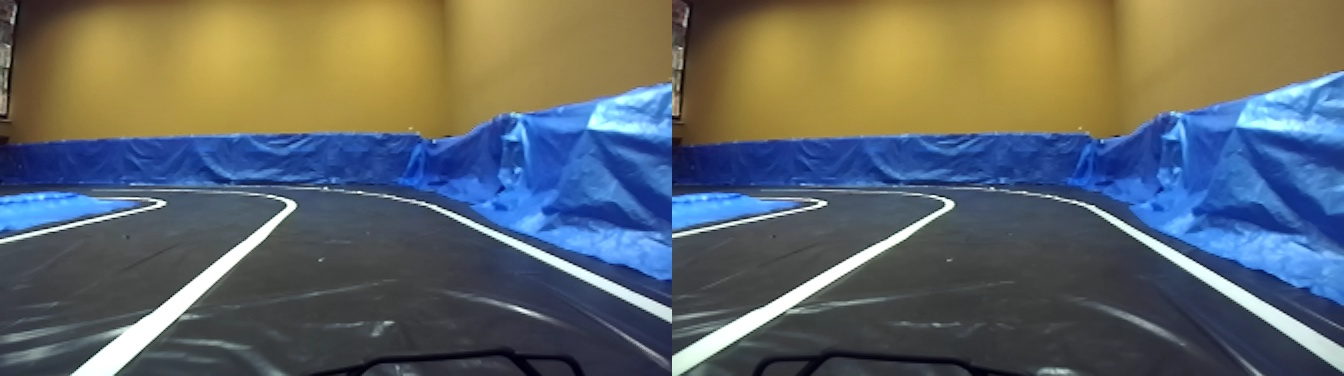
//> input picture 00001.jpg, 1344 x 376 px
$ ./main   (built with g++ and OpenCV 4)
//> lines starting //> are read from the running program, lines starting //| are printed output that depends on the picture; after the words box and inside, x2 and y2 are one past the last pixel; in counts of white or black regions, pixels touching at a corner belong together
#include <opencv2/core/core.hpp>
#include <opencv2/highgui.hpp>
#include <opencv2/imgproc/imgproc.hpp>


#include <iostream>

using namespace cv;
using namespace std;

int main(int argc, char **argv)
{
  float x = 5.0;


  Mat image;
  Mat greyMat;

  Mat img_converted;
  image = imread("00001.jpg", IMREAD_COLOR);
//> image is the input picture: 376 rows x 1344 cols, CV_8UC3; mean B, G, R 104, 103.7, 98.2
  if (!image.data)
  {
    cout << "Could not open or find the image" << endl;
    return -1;
  }
    imshow("img", image);

  int offset_x = 0;
  int offset_y = 0;

  Rect roi;
  roi.x = offset_x;
  roi.y = offset_y;
  //roi.width = image.size().width - (offset_x*2);
  //roi.height = image.size().height - (offset_y*2);
  roi.width = image.size().width/2;
//> roi = Rect(0, 0, 672, 0)
  roi.height = image.size().height;
//> roi = Rect(0, 0, 672, 376)


  Mat crop = image(roi);
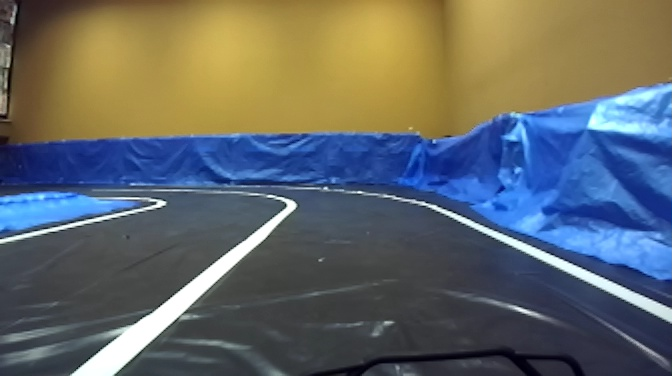
//> crop: 376 rows x 672 cols, CV_8UC3; mean B, G, R 104.5, 104.3, 99.2

cvtColor(crop, greyMat, CV_BGR2GRAY);
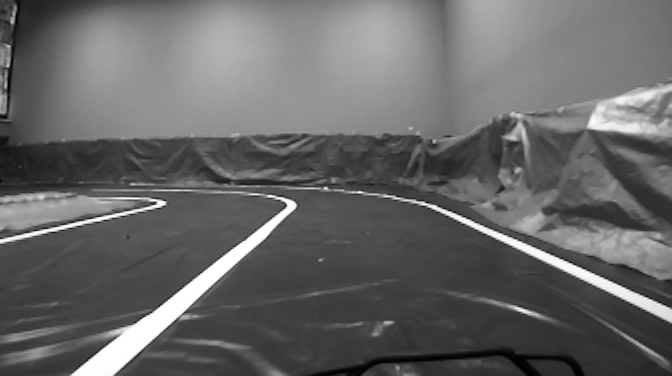
//> greyMat: 376 rows x 672 cols, CV_8UC1; min 0, max 255, mean 102.8
putText(greyMat, "Hello World", cvPoint(30,40),
    FONT_HERSHEY_COMPLEX_SMALL, 0.9, cvScalar(0,0,255,255), 1);
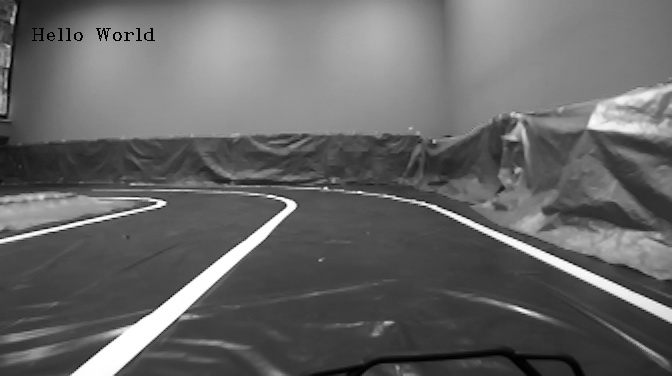
//> greyMat: 376 rows x 672 cols, CV_8UC1; 0.16% of pixels changed, all inside (x1, y1, x2, y2) = (32, 28, 155, 41)

  imshow("crop", greyMat);
  waitKey(0);


  return 0;
}
